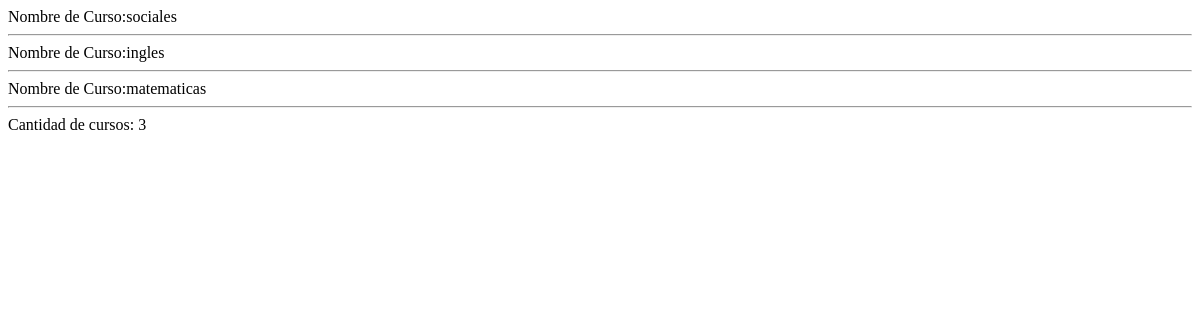
The page /t2p28.php on the database as committed earlier.
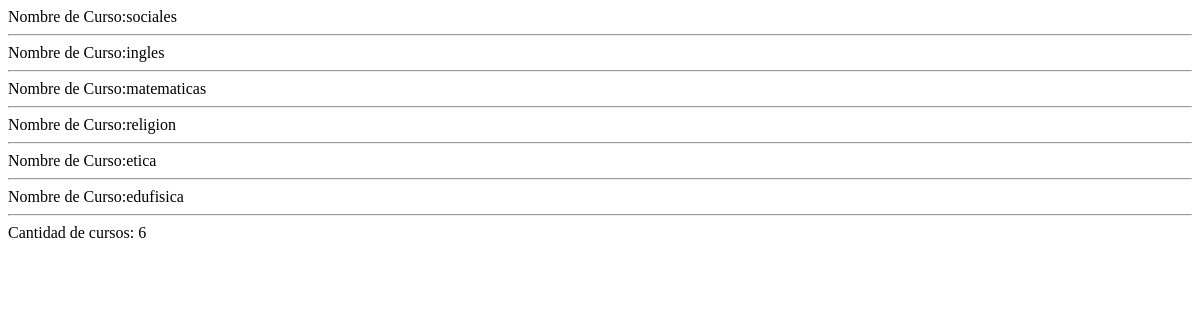
The same page on the database as committed later.
### tables this page shows
CREATE TABLE `cursos` (
  `codigo` int(11) NOT NULL,
  `nombrecurso` varchar(40) NOT NULL
);

### t2p28.php (the view, shortened to what this page needs)
<!DOCTYPE html>
<html lang="en">
<head>
</head>
<body>
    <?php
    $conexion=mysqli_connect("localhost","root","","base1") or
    die("Problemas en la conexión");
    $registros=mysqli_query($conexion, "select nombrecurso from cursos") or
    die("Problemas en el select:".mysqli_error($conexion));
    while($reg=mysqli_fetch_array($registros)){
    echo "Nombre de Curso:".$reg['nombrecurso']."<br>";
    echo "<hr>";
    }
    $registros=mysqli_query($conexion, "select count(*) as CantidadCursos from cursos") or
    die("Problemas en el select:".mysqli_error($conexion));
    $reg=mysqli_fetch_array($registros);
    echo "Cantidad de cursos: ".$reg['CantidadCursos'];
    ?>
</body>
</html>

Rows that differ between the two databases and show on the page:
added cursos: nombrecurso "religion"
added cursos: nombrecurso "etica"
added cursos: nombrecurso "edufisica"
Other text that changed with them:
$reg['CantidadCursos']: "3" → "6"
